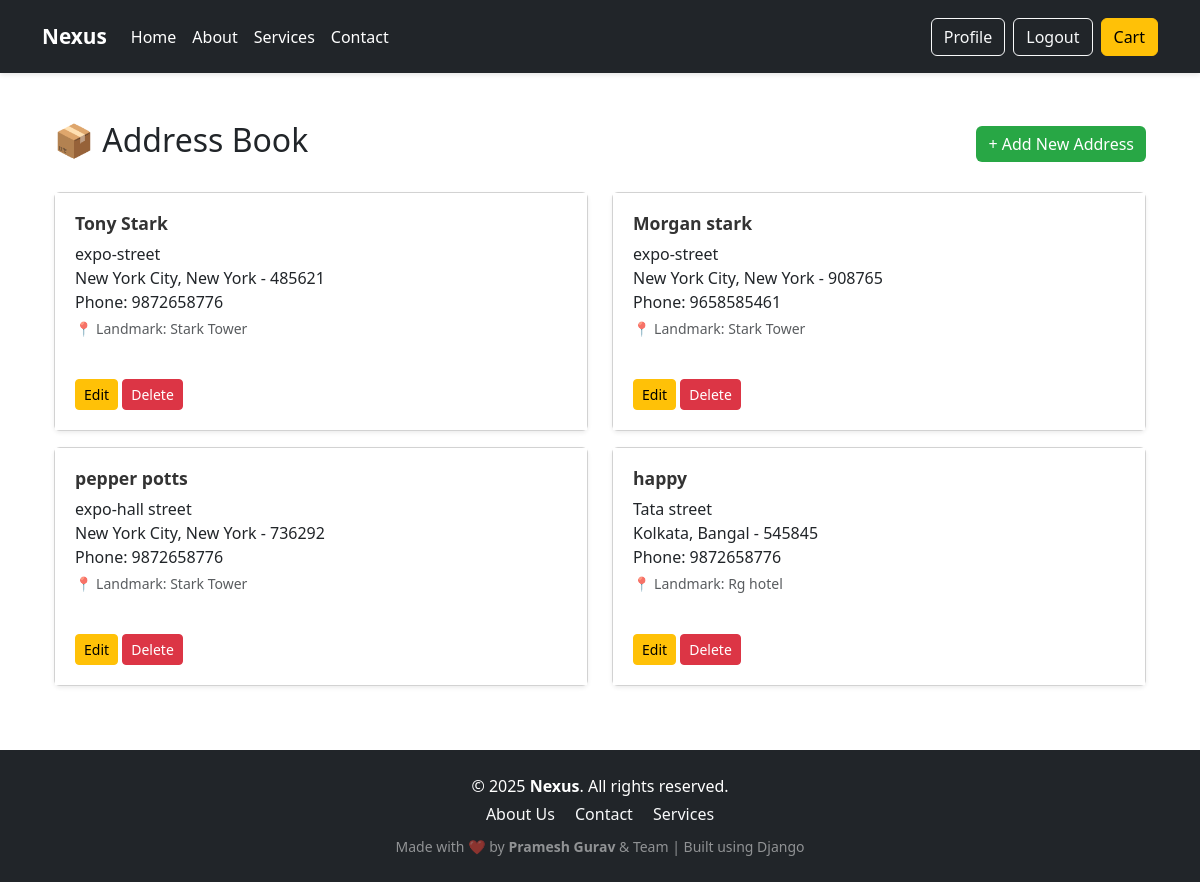
The page /address-book/ (signed in) on the database its author committed.
### store/models.py (models this page shows, shortened)
class Address(models.Model):
    user = models.ForeignKey(User, on_delete=models.CASCADE)
    full_name = models.CharField(max_length=100)
    phone = models.CharField(max_length=15)
    pincode = models.CharField(max_length=10)
    city = models.CharField(max_length=100)
    state = models.CharField(max_length=100)
    street_address = models.CharField(max_length=200)
    landmark = models.CharField(max_length=200, blank=True, null=True)

### store/views.py (the view)
# urls.py: path('address-book/', views.address_book, name='address_book'),
@login_required
def address_book(request):
    addresses = Address.objects.filter(user=request.user)
    return render(request, 'store/address_book.html', {'addresses': addresses})

### store/templates/store/address_book.html
{% extends 'store/base.html' %}
{% block content %}
<div class="container mt-5">
    <div class="d-flex justify-content-between align-items-center mb-4">
        <h2>📦 Address Book</h2>
        <a href="{% url 'add_address' %}" class="btn btn-success">+ Add New Address</a>
    </div>
    {% if addresses %}
        <div class="row">
            {% for address in addresses %}
                <div class="col-md-6">
                    <div class="card mb-3 shadow-sm">
                        <div class="card-body">
                            <h5 class="card-title mb-2">{{ address.full_name }}</h5>
                            <p class="card-text mb-1">
                                {{ address.street_address }}<br>
                                {{ address.city }}, {{ address.state }} - {{ address.pincode }}<br>
                                Phone: {{ address.phone }}
                            </p>
                            {% if address.landmark %}
                                <small class="text-muted">📍 Landmark: {{ address.landmark }}</small><br>
                            {% endif %}
                            <div class="mt-3">
                                <a href="{% url 'edit_address' address.pk %}" class="btn btn-sm btn-warning">Edit</a>
                                <a href="{% url 'delete_address' address.pk %}" class="btn btn-sm btn-danger">Delete</a>
                            </div>
                        </div>
                    </div>
                </div>
            {% endfor %}
        </div>
    {% else %}
        <div class="alert alert-info">You have not added any addresses yet.</div>
    {% endif %}
</div>
{% endblock %}

### static/css/style.css (style rules this page uses)
body { background-color: #ffffff; font-family: 'Segoe UI', sans-serif; justify-content: center; align-items: center; margin: 0; padding: 0; }
.card-body { display: flex; flex-direction: column; justify-content: space-between; padding: 1.25rem; background-color: #fff; }
.card-title { font-size: 1.1rem; font-weight: bold; color: #333; }
.btn.btn-success { background-color: #28a745; color: white; border: none; transition: all 0.3s ease; }

### rows shown on the page
Address: full_name "Tony Stark", street_address "expo-street", city "New York City", state "New York", pincode "485621", phone "9872658776", landmark "Stark Tower"
Address: full_name "Morgan stark", street_address "expo-street", city "New York City", state "New York", pincode "908765", phone "9658585461", landmark "Stark Tower"
Address: full_name "pepper potts", street_address "expo-hall street", city "New York City", state "New York", pincode "736292", phone "9872658776", landmark "Stark Tower"
Address: full_name "happy", street_address "Tata street", city "Kolkata", state "Bangal", pincode "545845", phone "9872658776", landmark "Rg hotel"
